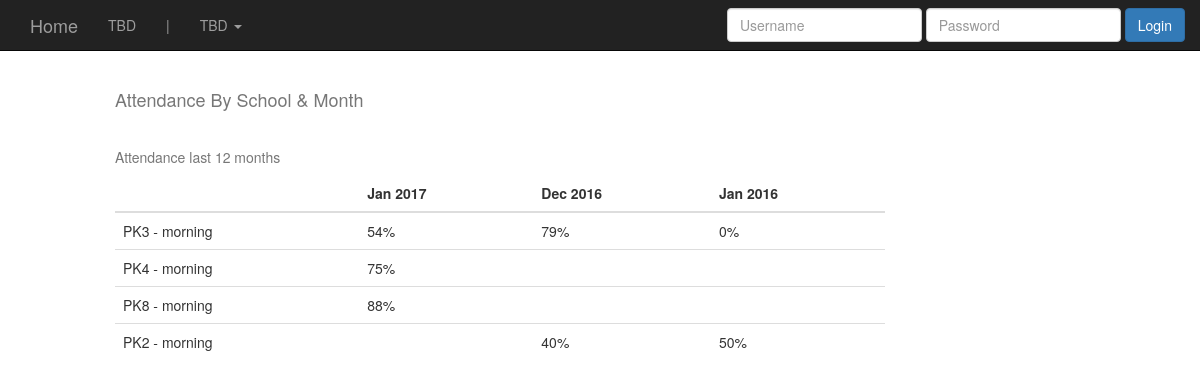
/attendance_by_school_month/, run on the app's committed database.
### schools/models.py (models this page shows, shortened)
class School(models.Model):
        school_name = models.CharField(max_length=255)
        shift = models.CharField(max_length=255)
        school_address = models.CharField(max_length=255)
        city = models.CharField(max_length=255)
        date_opened = models.DateField(auto_now=False, auto_now_add=False)

### attendance/views.py (the view)
# urls.py: url(r'^attendance_by_school_month/$', att.attendance_by_school_month, name='attendance_by_school_month'),
def attendance_by_school_month(request):
    attendance_months = get_attendance_months()
    attendance = dict()
    attendance['months'] = set(attendance_months)
    attendance['months'] = list(attendance['months'])
    attendance['months'].sort(reverse=True)
    attendance['months'] = attendance['months'][:12]
    attendance['schools'] = dict()
    """
    {
         months: [jan, feb, march]
         schools: {
                     pk1: {jan: 23, feb: N/A, march:33},
                     pk2: {jan: N/A, feb: 99, march: 33},
                     pk3: {jan: 23, feb: 88, march: 33}
                   }
     }
    """
    for date in attendance['months']:
        schools_in_month = School.objects \
            .filter(
                student__attendance__attendance_date__year=date.year,
                student__attendance__attendance_date__month=date.month
            )\
            .annotate(
                present=Count(Case(When(student__attendance__status='present', then=1))),
                absent=Count(Case(When(student__attendance__status='absent', then=1))),
            )
        for school in schools_in_month:
            school.attendance = round(school.present / (school.present + school.absent), 2) * 100
            if school.school_name in attendance['schools'].keys():
                attendance['schools'][school.school_name].update({date: school.attendance})
            else:
                attendance['schools'][school.school_name] = {date: school.attendance}
    return render(request, 'attendance_by_school_month.html', {'attendance': attendance})

### attendance/views.py (called while the page is built)
def get_attendance_months():
    truncate_month = connection.ops.date_trunc_sql('month', 'attendance_date')
    attendance = Attendance.objects.extra({'month': truncate_month}).values('month') \
        .annotate(
        attendace_days=Count('student')
    ).order_by('-attendance_date')
    attendance_months = [datetime.datetime.strptime(dt['month'], "%Y-%m-%d").date() for dt in attendance]
    return attendance_months

### templates/attendance_by_school_month.html
{% extends "base.html" %}
{% load staticfiles %}
{% load crispy_forms_tags %}
{% block content %}
<br>
<br>
<div class='col-sm-8 col-sm-offset-1'>
<h4> Attendance By School & Month </h4>
<br>
<h5>Attendance last 12 months</h5>
    <table class="table">
        <thead>
            <tr>
                    <th></th>
                {% for date in attendance.months %}
                    <th>{{ date|date:"M Y" }}</th>
                {% endfor %}
            </tr>
        </thead>
        <tbody>
            {% for school_name, school_attendance in attendance.schools.items %}
                <tr>
                    <td>{{ school_name }}</td>
                    {% for date in attendance.months %}
                        <td>
                            {% for key, value in school_attendance.items %}
                                {% ifequal key date %}
                                    {{ value|floatformat:"-1" }}%
                                {% endifequal %}
                            {% endfor %}
                        </td>
                    {% endfor %}
                </tr>
            {% endfor %}
        </tbody>
    </table>
</div>
{% endblock %}

### static/css/base.css (style rules this page uses)
h4 { color: #777777; }
h5 { color: #777777; }

### data on the page
School: schools "PK3 - morning"
School: schools "PK4 - morning"
School: schools "PK8 - morning"
School: schools "PK2 - morning"

### other printed values
{{ date|date:"M Y" }} "Jan 2017" "Dec 2016" "Jan 2016"
{{ value|floatformat:"-1" }} "54" "79" "0" "75" "88" "40" "50"
